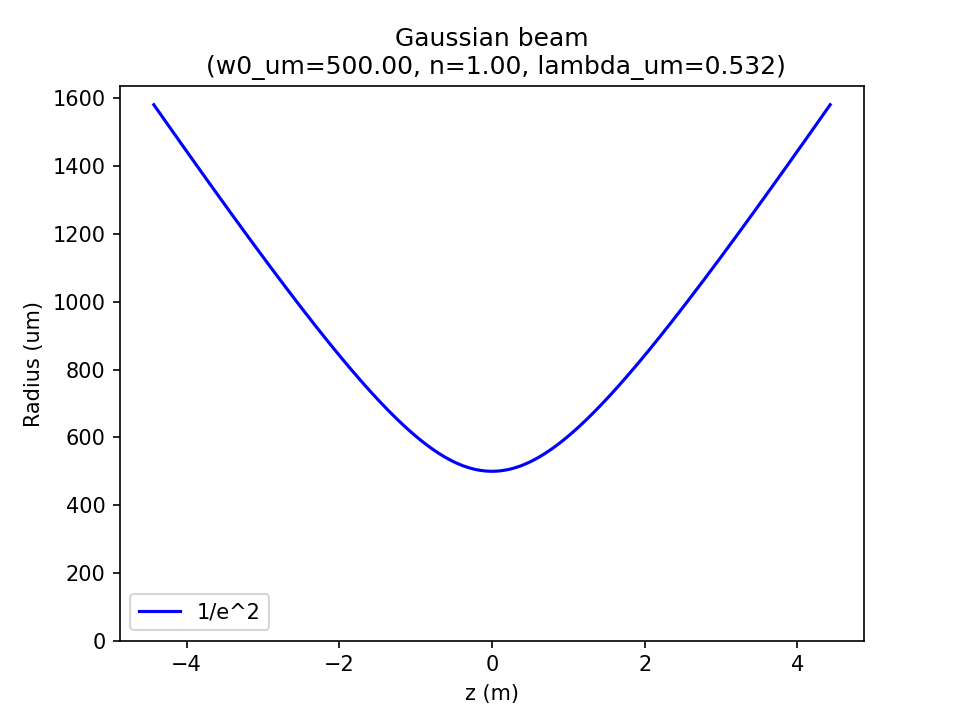

Generate this figure with Python:
import numpy as np
from rayleigh_range import rayleigh_range
from beam_profile import beam_profile

if __name__ == "__main__":
    # Input:
    w0_um, n, lambda_um = 500, 1.0, 0.532
    # Get value:
    zr_m = rayleigh_range(w0_um, n, lambda_um)

    # Plot:
    z_m = np.linspace(-3 * zr_m, 3 * zr_m, 1000)
    wz_um = beam_profile(z_m, zr_m, w0_um)
    r_fwhm = wz_um * (2 * np.log(2))**0.5 / 2

    import matplotlib.pyplot as plt
    fig, ax = plt.subplots()
    ax.set_title('Gaussian beam\n (w0_um=%0.2f, n=%0.2f, lambda_um=%0.3f)'%(
        (w0_um, n, lambda_um)))
    ax.set_ylabel('Radius (um)')
    ax.set_xlabel('z (m)')
    ax.plot(z_m, wz_um, label='1/e^2', color='b')
    ax.set_ylim(ymin=0)
    plt.legend(loc="lower left")
    fig.savefig('beam_divergence.png', dpi=150)
    plt.show()
